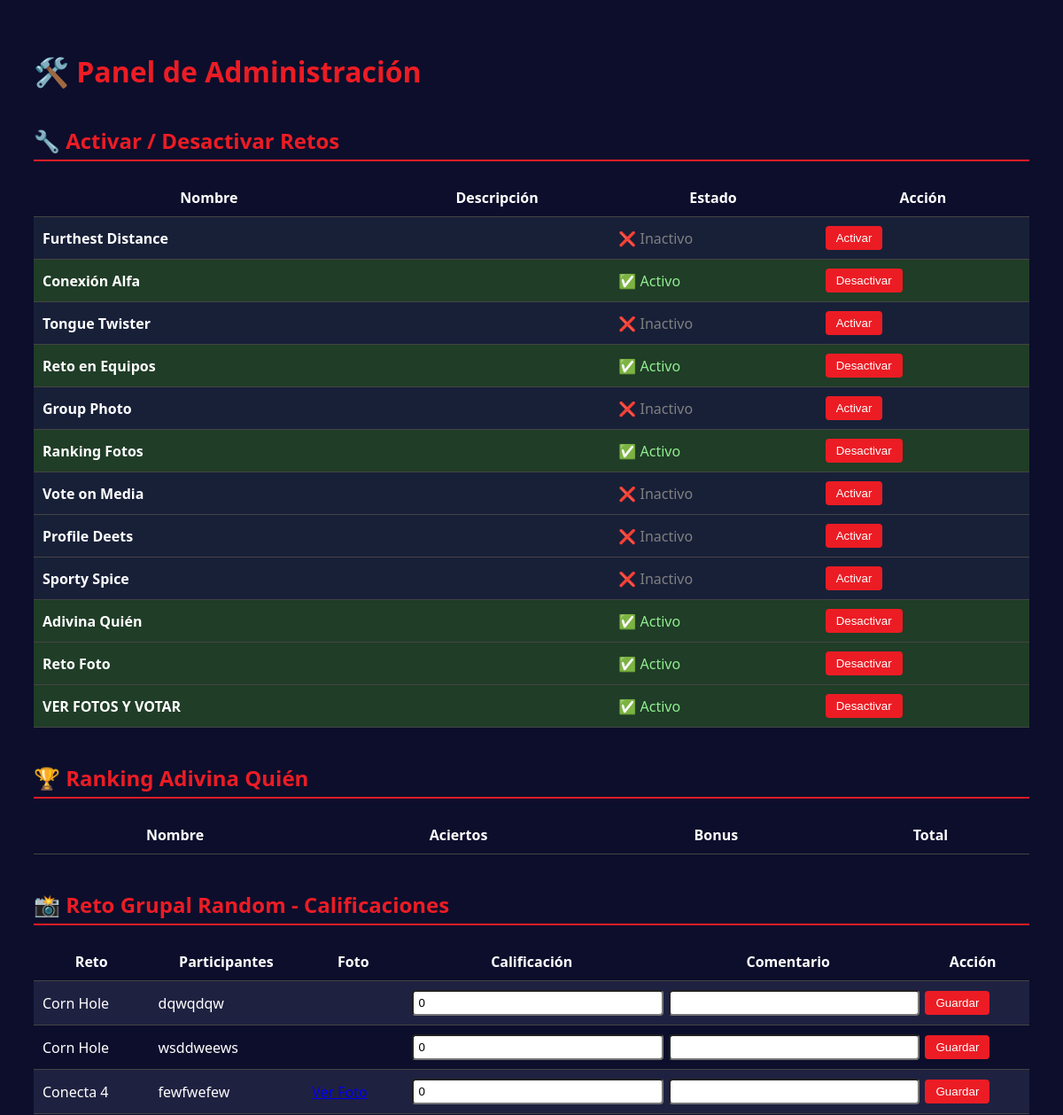
Before: /admin_panel (upper part) with the older database file.
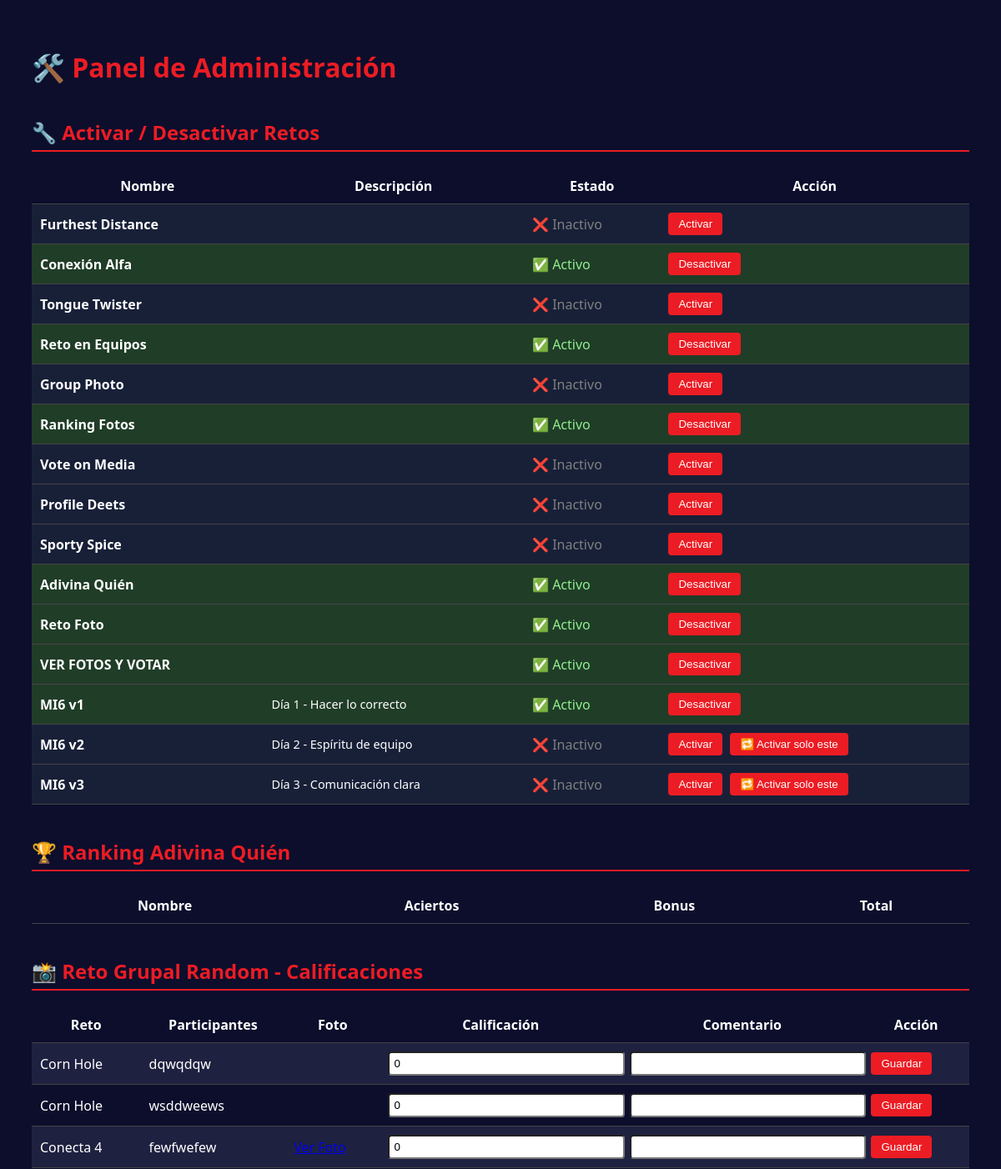
After: the same page with the newer database file.
### tables this page shows
CREATE TABLE retos (
    id INTEGER PRIMARY KEY AUTOINCREMENT,
    nombre TEXT NOT NULL,
    puntos INTEGER NOT NULL,
    tipo TEXT CHECK(tipo IN ('individual', 'equipo')) NOT NULL,
    activo INTEGER DEFAULT 0
);

CREATE TABLE participaciones_grupales (
    id INTEGER PRIMARY KEY AUTOINCREMENT,
    reto TEXT,
    nombres_participantes TEXT,
    archivo TEXT,
    calificacion INTEGER DEFAULT 0,
    comentario TEXT,
    timestamp DATETIME DEFAULT CURRENT_TIMESTAMP
);

### app.py (the view, shortened to what this page needs)
@app.route('/admin_panel', methods=['GET', 'POST'])
def admin_panel():
    conn = get_db_connection()
    retos = conn.execute("SELECT * FROM retos").fetchall()
    resultados = conn.execute("SELECT * FROM adivina_resultados ORDER BY puntos_extra DESC").fetchall()
    participaciones = conn.execute("SELECT * FROM participaciones_grupales ORDER BY timestamp DESC").fetchall()
    matches_conexion = conn.execute("SELECT * FROM conexion_alfa_matches WHERE evidencia IS NOT NULL").fetchall()
    conn.close()
    return render_template(
        "admin_panel.html",
        retos=retos,
        resultados=resultados,
        participaciones=participaciones,
        matches_conexion=matches_conexion
    )

### app.py (called while the page is built)
def get_db_connection():
    conn = sqlite3.connect('database.db')
    conn.row_factory = sqlite3.Row
    return conn

@app.before_request
def make_session_permanent():
    session.permanent = True

### templates/admin_panel.html (shortened to what this page needs)
<!DOCTYPE html>
<html lang="es">
<head>
</head>
<body>
<h1>🛠️ Panel de Administración</h1>
<h2>🔧 Activar / Desactivar Retos</h2>
<table>
  <tr><th>Nombre</th><th>Descripción</th><th>Estado</th><th>Acción</th></tr>
  {% for reto in retos %}
    {% set descripcion = (
      'Día 1 - Hacer lo correcto' if reto.nombre == 'MI6 v1'
      else 'Día 2 - Espíritu de equipo' if reto.nombre == 'MI6 v2'
      else 'Día 3 - Comunicación clara' if reto.nombre == 'MI6 v3'
      else ''
    ) %}
    <tr style="background-color: {{ '#182038' if not reto.activo else '#203d27' }};">
      <td><strong>{{ reto.nombre }}</strong></td>
      <td style="font-size: 0.9em;">{{ descripcion }}</td>
      <td class="{{ 'activo' if reto.activo else 'inactivo' }}">
        {{ '✅ Activo' if reto.activo else '❌ Inactivo' }}
      </td>
      <td>
        <form method="POST" action="/admin_panel" style="display:inline;">
          <button type="submit">{{ 'Desactivar' if reto.activo else 'Activar' }}</button>
        </form>
        {% if 'MI6' in reto.nombre and not reto.activo %}
          <form method="POST" action="/admin_panel" style="display:inline; margin-left: 5px;">
            <button type="submit">🔁 Activar solo este</button>
          </form>
        {% endif %}
      </td>
    </tr>
  {% endfor %}
</table>
<h2>🏆 Ranking Adivina Quién</h2>
<table>
  <tr><th>Nombre</th><th>Aciertos</th><th>Bonus</th><th>Total</th></tr>
</table>
<h2>📸 Reto Grupal Random - Calificaciones</h2>
<table>
  <tr><th>Reto</th><th>Participantes</th><th>Foto</th><th>Calificación</th><th>Comentario</th><th>Acción</th></tr>
  {% for p in participaciones %}
  <tr>
    <form method="POST" action="/calificar/{{ p.id }}">
      <td>{{ p.reto }}</td>
      <td>{{ p.nombres_participantes }}</td>
      <td>
        {% if p.archivo %}
          <a href="/evidencias_reto_grupal/{{ p.archivo }}" target="_blank">Ver Foto</a>
        {% endif %}
      </td>
      <td><input type="text" name="calificacion" value="{{ p.calificacion }}"></td>
      <td><input type="text" name="comentario" value="{{ p.comentario or '' }}"></td>
      <td><button type="submit">Guardar</button></td>
    </form>
  </tr>
  {% endfor %}
</table>
</body>
</html>

### templates/admin_panel.html (style rules this page uses)
body { font-family: 'Segoe UI', sans-serif; background-color: #0c0e2c; color: white; padding: 30px; }
h1, h2 { color: #ec1c24; }
h2 { border-bottom: 2px solid #ec1c24; padding-bottom: 5px; margin-top: 40px; }
table { width: 100%; margin-top: 15px; border-collapse: collapse; }
th, td { padding: 10px; border-bottom: 1px solid #444; }
tr:nth-child(even) { background-color: #1f2140; }
button { background: #ec1c24; color: white; padding: 6px 12px; border: none; border-radius: 4px; cursor: pointer; }
input[type="text"], select { padding: 5px; border-radius: 4px; width: 100%; }
.activo { color: lightgreen; }
.inactivo { color: gray; }

Changed rows visible on the page:
added retos: nombre "MI6 v1", descripcion "Día 1 - Hacer lo correcto", activo "✅ Activo", activo "Desactivar"
added retos: nombre "MI6 v2", descripcion "Día 2 - Espíritu de equipo", activo "❌ Inactivo", activo "Activar"
added retos: nombre "MI6 v3", descripcion "Día 3 - Comunicación clara", activo "❌ Inactivo", activo "Activar"
